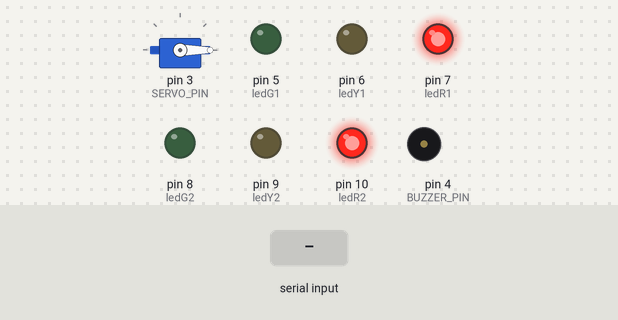
This sketch was run on a simulated Arduino Uno, built with avr-gcc and run on an emulated ATmega328P. On the bench: servo, output pins drawn as LEDs (lit = HIGH), buzzer (waves = sounding). Inputs (shaded band) come from the test bench.

Above: at 1.2 s.
1.3 s: "G" received over Serial
At 2.0 s:
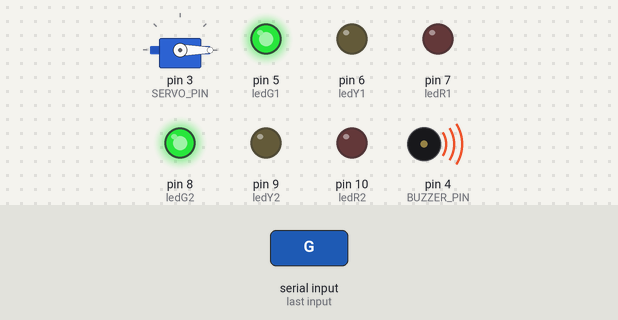
At 4.1 s:
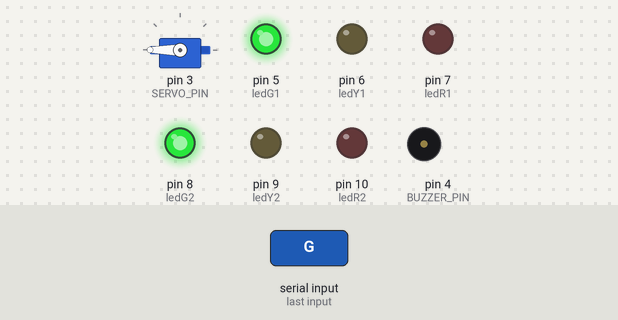
4.3 s: "Y" received over Serial
At 5.6 s:
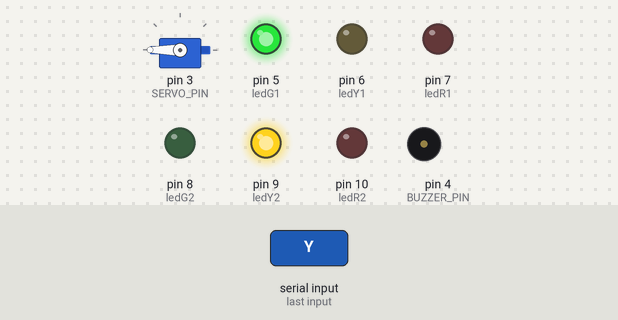
Timing chart, 0 to 10.8 s (numbered marks = the images above; inputs shaded):
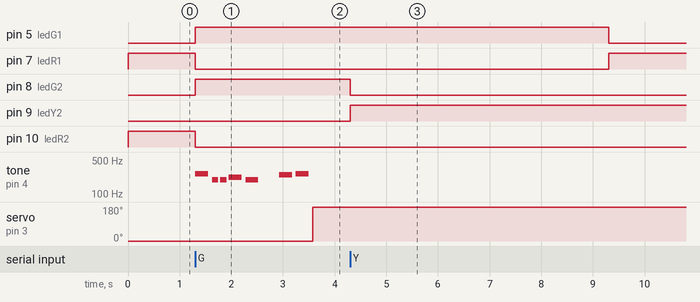

Measured:
- after the input at 1.3 s, pin 5 (ledG1): LOW → HIGH at once; pin 7 (ledR1): HIGH → LOW at once
- after the input at 4.3 s, pin 5 (ledG1): HIGH → LOW after 5.0 s; pin 7 (ledR1): LOW → HIGH after 5.0 s; pin 8 (ledG2): HIGH → LOW at once; pin 9 (ledY2): LOW → HIGH at once

The sketch:

cp-iot.ino
```cpp
#include <Servo.h>  // biblioteca do servo

Servo portao;

// Define os LEDs
#define ledG1 5
#define ledY1 6
#define ledR1 7
#define ledG2 8
#define ledY2 9
#define ledR2 10

// Notas para a música
#define NOTE_G3 196
#define NOTE_A3 220
#define NOTE_C4 262
#define NOTE_B3 247

// Define o Buzzer
#define BUZZER_PIN 4

// Define o Servo
#define SERVO_PIN 3

//Define a sequência da músia
int melody[] = {
  NOTE_C4, NOTE_G3, NOTE_G3, NOTE_A3, NOTE_G3, 0, NOTE_B3, NOTE_C4
};

// duração das notas: 4 = um quarto, 8 = um oitavo, etc.
int noteDurations[] = {
  4, 8, 8, 4, 4, 4, 4, 4
};

// Função para tocar a música
void tocarZeldaBau() {
  for (int thisNote = 0; thisNote < 8; thisNote++) {
    int noteDuration = 1000 / noteDurations[thisNote];
    tone(BUZZER_PIN, melody[thisNote], noteDuration);
    int pauseBetweenNotes = noteDuration * 1.30;
    delay(pauseBetweenNotes);
    noTone(BUZZER_PIN);
  }
}

void setup() {
  Serial.begin(9600);

  // Configura pinos dos LEDs
  pinMode(ledR1, OUTPUT);
  pinMode(ledR2, OUTPUT);
  pinMode(ledY1, OUTPUT);
  pinMode(ledY2, OUTPUT);
  pinMode(ledG1, OUTPUT);
  pinMode(ledG2, OUTPUT);

  // Configura buzzer
  pinMode(BUZZER_PIN, OUTPUT);

  // Estado inicial dos LEDs
  digitalWrite(ledR1, HIGH);
  digitalWrite(ledR2, HIGH);
  digitalWrite(ledY1, LOW);
  digitalWrite(ledY2, LOW);
  digitalWrite(ledG1, LOW);
  digitalWrite(ledG2, LOW);

  // Conecta o servo e posiciona em 0°
  portao.attach(SERVO_PIN);
  portao.write(0);

}

void loop() {
  if (Serial.available() > 0) {
    char comando = Serial.read();

    if (comando == 'Y') { // Y de yellow que indica que a primeira etapa foi concluída
      digitalWrite(ledR1, LOW);
      digitalWrite(ledR2, LOW);
      digitalWrite(ledY1, LOW);
      digitalWrite(ledY2, HIGH);
      digitalWrite(ledG1, HIGH);
      digitalWrite(ledG2, LOW);
      delay(5000);
      digitalWrite(ledR1, HIGH);
      digitalWrite(ledY2, HIGH);
      digitalWrite(ledG1, LOW);
    }

    else if (comando == 'G') { // G de green que significa que a segunda etapa foi concluída
      digitalWrite(ledR1, LOW);
      digitalWrite(ledR2, LOW);
      digitalWrite(ledY1, LOW);
      digitalWrite(ledY2, LOW);
      digitalWrite(ledG2, HIGH);
      digitalWrite(ledG1, HIGH);
      tocarZeldaBau();
      portao.write(180);  // abre o portão
    }

    else if (comando == 'H') { //H de Half que significa que metade da segunda etapa foi concluída
      digitalWrite(ledR1, LOW);
      digitalWrite(ledR2, LOW);
      digitalWrite(ledY1, HIGH);
      digitalWrite(ledY2, LOW);
      digitalWrite(ledG1, LOW);
      digitalWrite(ledG2, LOW);
    }
  }
}
```
